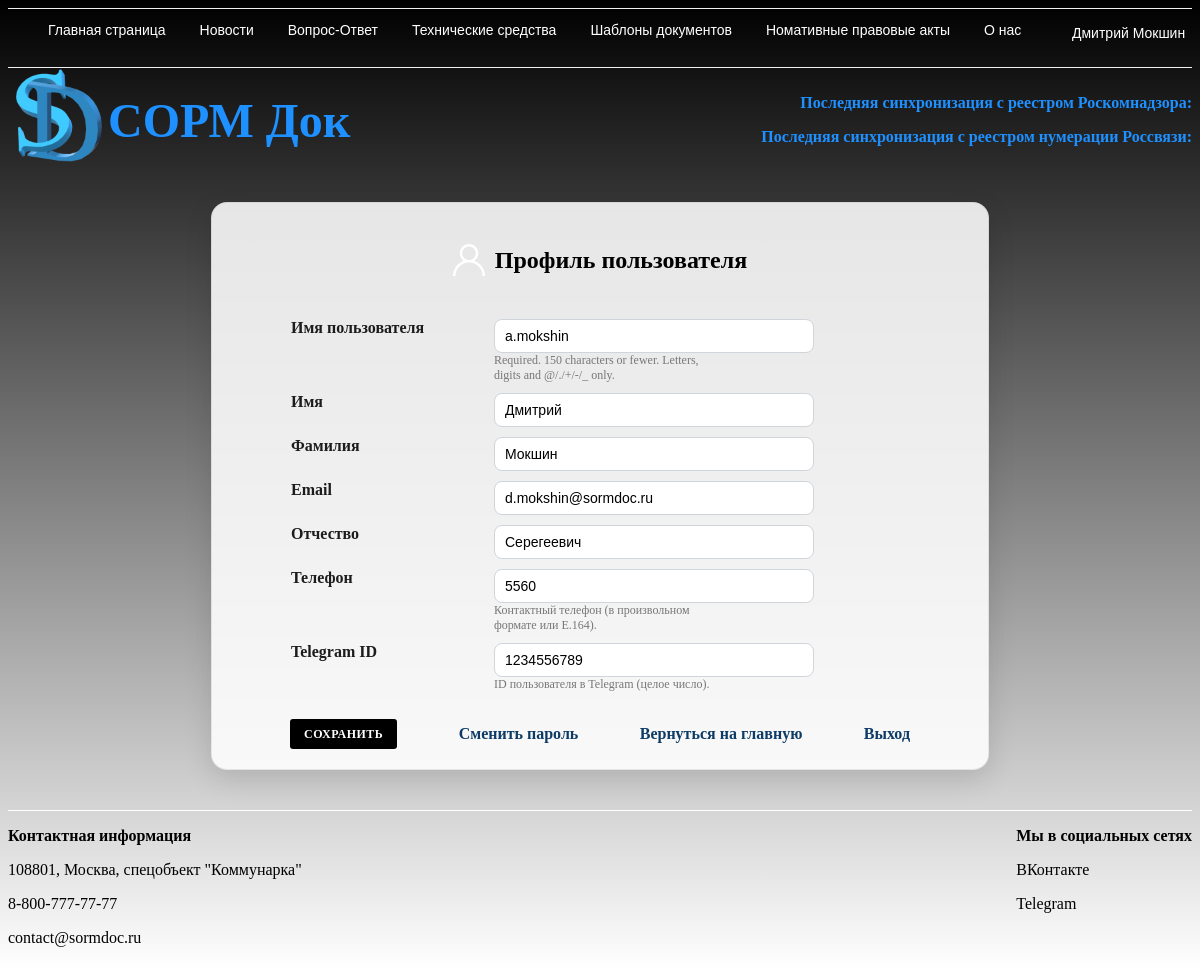
Page /user/profile/ (signed in) on the committed database.
### user/models.py (models this page shows, shortened)
class Profile(models.Model):
    user = models.OneToOneField(
        settings.AUTH_USER_MODEL,
        on_delete=models.CASCADE,
        related_name="profile",
    )
    telegram_id = models.BigIntegerField(
        unique=True,
        null=True,
        blank=True,
        help_text="ID пользователя в Telegram (целое число).",
    )
    phone = models.CharField(
        max_length=32,
        blank=True,
        help_text="Контактный телефон (в произвольном формате или E.164).",
    )
    patronymic = models.CharField("Отчество", max_length=150, blank=True)
    @property
    def first_name(self) -> str:
        return self.user.first_name
    @property
    def last_name(self) -> str:
        return self.user.last_name

### user/views.py (the view)
# urls.py: path('profile/', views.profile, name='profile'),
@login_required
def profile(request):
    profile_obj, _ = Profile.objects.get_or_create(user=request.user)
    if request.method == 'POST':
        user_form = UserEditForm(request.POST, instance=request.user)
        profile_form = ProfileEditForm(request.POST, instance=profile_obj)
        if user_form.is_valid() and profile_form.is_valid():
            user_form.save()
            profile_form.save()
            return redirect('main:index')
    else:
        user_form = UserEditForm(instance=request.user)
        profile_form = ProfileEditForm(instance=profile_obj)
    return render(request, 'user/profile.html', {
        'user_form': user_form,
        'profile_form': profile_form,
    })

### user/forms.py
class UserEditForm(forms.ModelForm):
    class Meta:
        model = User
        fields = ['username', 'first_name', 'last_name', 'email']
        labels = {
            'username': 'Имя пользователя',
            'first_name': 'Имя',
            'last_name': 'Фамилия',
            'email': 'Email',
        }

class ProfileEditForm(forms.ModelForm):
    class Meta:
        model = Profile
        fields = ['patronymic', 'phone', 'telegram_id']
        labels = {
            'patronymic': 'Отчество',
            'phone': 'Телефон',
            'telegram_id': 'Telegram ID',
        }

### user/templates/user/profile.html (shortened to what this page needs)
{% extends 'main/base.html' %}
{% load static %}
{% block content %}
<div class="login profile-page">
    <div class="profile-card">
        <div class="profile-header">
            <img src="{% static 'images/user_pic.png' %}" height="32px" alt="Профиль">
            <h2 class="head_text">Профиль пользователя</h2>
        </div>
        <form method="post" class="profile-form">
            <table class="table_login profile-table">
                {% for field in user_form %}
                <tr>
                    <td class="profile-label-cell">
                        <label for="{{ field.id_for_label }}">{{ field.label }}</label>
                    </td>
                    <td class="profile-field-cell">
                        {{ field }}
                        {% if field.help_text %}<small class="help_text">{{ field.help_text }}</small>{% endif %}
                    </td>
                </tr>
                {% endfor %}
                {% for field in profile_form %}
                <tr>
                    <td class="profile-label-cell">
                        <label for="{{ field.id_for_label }}">{{ field.label }}</label>
                    </td>
                    <td class="profile-field-cell">
                        {{ field }}
                        {% if field.help_text %}<small class="help_text">{{ field.help_text }}</small>{% endif %}
                    </td>
                </tr>
                {% endfor %}
            </table>
            <div class="profile-actions">
                <input type="submit" value="Сохранить" class="enter_button">
                <a href="{% url 'user:password_change' %}" class="logout-link">Сменить пароль</a>
                <a href="{% url 'main:index' %}" class="logout-link">Вернуться на главную</a>
                <a href="{% url 'user:logout' %}" class="logout-link">Выход</a>
            </div>
        </form>
    </div>
</div>
{% endblock %}

### main/templates/main/base.html (shortened to what this page needs)
{% load static %}
<!DOCTYPE html>
<html lang="en">
<head>
    <link rel="stylesheet" href="{%static 'css/stylesheet.css'%}" type="text/css">
</head>
<body class="gradient">
    <nav class="menu">
        <div class="nav">
            <ul class="item_ul">
                <li class="item_li">
                    <a class="item_a" href="{% url 'main:index' %}">Главная страница</a>
                </li>
                <li class="item_li">
                    <a class="item_a" href="1">Новости</a>
                </li>
                <li class="item_li">
                    <a class="item_a" href="2">Вопрос-Ответ</a>
                </li>
                <li class="item_li">
                    <a class="item_a" href="3">Технические средства</a>
                </li>
                <li class="item_li">
                    <a class="item_a" href="3">Шаблоны документов</a>
                </li>
                <li class="item_li">
                    <a class="item_a" href="3">Номативные правовые акты</a>
                </li>
                <li class="item_li">
                    <a class="item_a" href="2">О нас</a>
                </li>
            </ul>
        <div class="item_li_lk">
            {% if user.username %}
                <div class="dropdown">
                    <a class="item_a" href="4">{% if user.first_name or user.last_name %}{{ user.first_name }} {{ user.last_name }}{% else %}{{ user.username }}{% endif %}</a>
                </div>
            {% endif %}
        </div>
        </div>
    </nav>
    <div class="for_logo">
        <div class="logo"><img src="{% static 'images/logo.png'%}" alt="SORM DOC" height="100" width="100" title="SORM Doc"></div>
        <div class="name_logo">СОРМ Док</div>
        <div class="status"><p>Последняя синхронизация с реестром Роскомнадзора: <b style="color:{{rkn_color}}">{{rkn_date}}</b></p>
            <p>Последняя синхронизация с реестром нумерации Россвязи: <b style="color:{{rossv_color}}">{{rossv_date}}</b></p></div>
    </div>
    {% block content %} {% endblock %}
    <div class="down_section">
        <div class="separator"></div>
        <div class="conteiner_contacts">
            <div class="contacts">
                <p><b>Контактная информация</b></p>
                <p>108801, Москва, спецобъект "Коммунарка"</p>
                <p>8-800-777-77-77</p>
                <p>contact@sormdoc.ru</p>
            </div>
            <div class="socials">
                <p><b>Мы в социальных сетях</b></p>
                <p>ВКонтакте</p>
                <p>Telegram</p>
            </div>
        </div>
    </div>
</body>
</html>

### static/css/stylesheet.css (style rules this page uses)
a { text-decoration: none; }
.menu { border-bottom: 1px solid #f0f0f0; border-top: 1px solid #f0f0f0; font-size: 14px; }
.nav { background: none; box-sizing: border-box; display: flex; height: auto; min-height: auto; padding-top: 0; position: inherit; width: auto; max-width: auto; font-family: PT Sans Caption, sans-serif; }
.item_ul { display: flex; position: relative; top: -1px; }
.item_li { display: inline-block; flex: 0 1 auto; margin-right: 34px; }
.item_a { border-top: 3px solid transparent; letter-spacing: inherit; line-height: inherit; padding: 13px 0 14px; color: white; display: block text-decoration: none; }
.item_li_lk { max-width: 30%; min-height: 2em; margin-left: auto; margin-right: 0em; font-size: 14px; border-top: 3px solid transparent; letter-spacing: inherit; line-height: inherit; padding: 13px 0 14px; color: black; display: block; min-width: 120px; }
.for_logo { display: flex; flex-direction: row; align-items: center; }
.name_logo { font-family: PT Times New Roman; font-size: 48px; font-weight: bold; color: dodgerblue; }
.status { text-align: end; margin-left: auto; color: dodgerblue; font-family: PT Times New Roman; font-weight: bold; }
.gradient { background: linear-gradient(180deg, black, transparent); }
.enter_button { -webkit-text-size-adjust: 100%; font-family: inherit; margin: 0; font-weight: 700; -webkit-appearance: button; box-sizing: border-box; display: inline-block; background-color: black; border: none; border-radius: 3px; color: #fff; cursor: pointer; flex: 0 0 auto; font-size: 12px; height: 30px; letter-spacing: .5px; line-height: 22px; outline: none; padding: 0 14px; text-transform: uppercase; z-index: 1; }
.separator { -webkit-text-size-adjust: 100%; font-family: PT Sans,sans-serif; font-size: 16px; color: #5e5e5e; line-height: 20px; text-align: left; height: 1px; width: 100%; background: white; opacity: 1; }
.conteiner_contacts { display: flex; }
.socials { margin-left: auto; }
.dropdown { position: relative; display: inline-block; }
.login { text-align: center; }
.table_login { width: auto; margin-left: auto; margin-right: auto; }
.help_text { display: block; color: #777; font-size: 12px; white-space: pre-line; text-align: left; max-width: 220px; }
.form-control, input[type="text"], input[type="password"], input[type="email"], input[type="tel"], textarea, select { width: 100%; max-width: 320px; box-sizing: border-box; padding: 8px 10px; border: 1px solid #d0d5db; border-radius: 8px; background: #fff; font-size: 14px; }
.profile-page { padding: 30px 0 40px; }
.profile-card { max-width: 720px; margin: 0 auto; background: rgba(255, 255, 255, 0.88); border: 1px solid rgba(0, 0, 0, 0.08); border-radius: 16px; box-shadow: 0 10px 28px rgba(0, 0, 0, 0.12); padding: 24px 28px 20px; }
.profile-header { display: flex; align-items: center; justify-content: center; gap: 10px; margin-bottom: 16px; }
.profile-form { display: flex; flex-direction: column; align-items: center; }
.profile-table { width: 100%; max-width: 620px; border-spacing: 0 8px; }
.profile-label-cell { width: 190px; text-align: left; vertical-align: top; padding-right: 12px; color: #1c1c1c; font-weight: 600; }
.profile-field-cell { text-align: left; }
.profile-field-cell input, .profile-field-cell textarea, .profile-field-cell select { width: 100%; max-width: 320px; box-sizing: border-box; padding: 8px 10px; border: 1px solid #d0d5db; border-radius: 8px; background: #fff; font-size: 14px; }
.profile-actions { display: flex; align-items: center; justify-content: space-between; gap: 14px; margin-top: 18px; width: 100%; max-width: 620px; flex-wrap: wrap; }
.logout-link { color: #0d3b66; font-weight: 600; white-space: nowrap; }

### rows in the picture
Profile: profile_form "Серегеевич" "5560" "1234556789"

### other values in the picture
{{ user.first_name }} "Дмитрий"
{{ user.last_name }} "Мокшин"
{{ field.label }} "Имя пользователя" "Имя" "Фамилия" "Email"
{{ field.help_text }} "Required. 150 characters or fewer. Letters, digits and @/./+/-/_ only."
{{ field.label }} "Отчество" "Телефон" "Telegram ID"
{{ field.help_text }} "Контактный телефон (в произвольном формате или E.164)." "ID пользователя в Telegram (целое число)."
